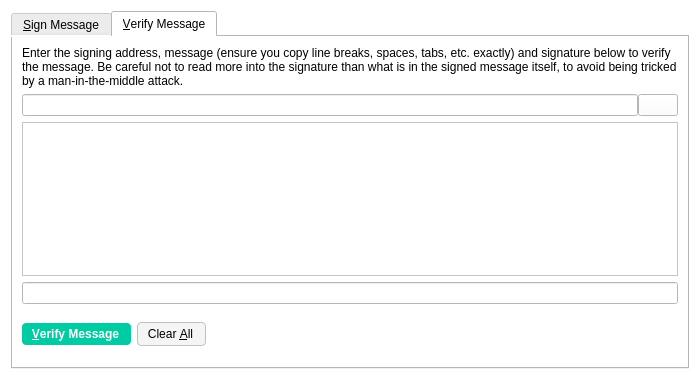
<?xml version="1.0" encoding="UTF-8"?>
<ui version="4.0">
 <class>SignVerifyMessageDialog</class>
 <widget class="QDialog" name="SignVerifyMessageDialog">
  <property name="geometry">
   <rect>
    <x>0</x>
    <y>0</y>
    <width>700</width>
    <height>380</height>
   </rect>
  </property>
  <property name="windowTitle">
   <string>Signatures - Sign / Verify a Message</string>
  </property>
  <property name="styleSheet">
   <string notr="true">background-color: rgb(255, 255, 255);</string>
  </property>
  <property name="modal">
   <bool>true</bool>
  </property>
  <layout class="QVBoxLayout" name="verticalLayout">
   <item>
    <widget class="QTabWidget" name="tabWidget">
     <property name="currentIndex">
      <number>1</number>
     </property>
     <widget class="QWidget" name="tabSignMessage">
      <attribute name="title">
       <string>&amp;Sign Message</string>
      </attribute>
      <layout class="QVBoxLayout" name="verticalLayout_SM">
       <item>
        <widget class="QLabel" name="infoLabel_SM">
         <property name="text">
          <string>You can sign messages with your addresses to prove you own them. Be careful not to sign anything vague, as phishing attacks may try to trick you into signing your identity over to them. Only sign fully-detailed statements you agree to.</string>
         </property>
         <property name="textFormat">
          <enum>Qt::PlainText</enum>
         </property>
         <property name="wordWrap">
          <bool>true</bool>
         </property>
        </widget>
       </item>
       <item>
        <layout class="QHBoxLayout" name="horizontalLayout_1_SM">
         <property name="spacing">
          <number>0</number>
         </property>
         <item>
          <widget class="QValidatedLineEdit" name="addressIn_SM">
           <property name="toolTip">
            <string>The address to sign the message with (e.g. Promise_Address_Here_QsAqFckyf9pRHN)</string>
           </property>
           <property name="maxLength">
            <number>34</number>
           </property>
          </widget>
         </item>
         <item>
          <widget class="QPushButton" name="addressBookButton_SM">
           <property name="toolTip">
            <string>Choose an address from the address book</string>
           </property>
           <property name="styleSheet">
            <string notr="true">border: 0;</string>
           </property>
           <property name="text">
            <string/>
           </property>
           <property name="icon">
            <iconset resource="../bitcoin.qrc">
             <normaloff>:/icons/address-book</normaloff>:/icons/address-book</iconset>
           </property>
           <property name="shortcut">
            <string>Alt+A</string>
           </property>
           <property name="autoDefault">
            <bool>false</bool>
           </property>
          </widget>
         </item>
         <item>
          <widget class="QPushButton" name="pasteButton_SM">
           <property name="toolTip">
            <string>Paste address from clipboard</string>
           </property>
           <property name="styleSheet">
            <string notr="true">border: 0;</string>
           </property>
           <property name="text">
            <string/>
           </property>
           <property name="icon">
            <iconset resource="../bitcoin.qrc">
             <normaloff>:/icons/editpaste</normaloff>:/icons/editpaste</iconset>
           </property>
           <property name="shortcut">
            <string>Alt+P</string>
           </property>
           <property name="autoDefault">
            <bool>false</bool>
           </property>
          </widget>
         </item>
        </layout>
       </item>
       <item>
        <widget class="QPlainTextEdit" name="messageIn_SM">
         <property name="toolTip">
          <string>Enter the message you want to sign here</string>
         </property>
        </widget>
       </item>
       <item>
        <layout class="QHBoxLayout" name="horizontalLayout_2_SM">
         <property name="spacing">
          <number>0</number>
         </property>
         <item>
          <widget class="QLineEdit" name="signatureOut_SM">
           <property name="font">
            <font>
             <italic>true</italic>
            </font>
           </property>
           <property name="readOnly">
            <bool>true</bool>
           </property>
          </widget>
         </item>
         <item>
          <widget class="QPushButton" name="copySignatureButton_SM">
           <property name="toolTip">
            <string>Copy the current signature to the system clipboard</string>
           </property>
           <property name="styleSheet">
            <string notr="true">border: 0;</string>
           </property>
           <property name="text">
            <string/>
           </property>
           <property name="icon">
            <iconset resource="../bitcoin.qrc">
             <normaloff>:/icons/editcopy</normaloff>:/icons/editcopy</iconset>
           </property>
           <property name="autoDefault">
            <bool>false</bool>
           </property>
          </widget>
         </item>
        </layout>
       </item>
       <item>
        <layout class="QHBoxLayout" name="horizontalLayout_3_SM">
         <item>
          <widget class="QPushButton" name="signMessageButton_SM">
           <property name="toolTip">
            <string>Sign the message to prove you own this Promise address</string>
           </property>
           <property name="styleSheet">
            <string notr="true">background-color: rgb(0, 204, 163);
color: rgb(255, 255, 255);
border-radius: 4px;
border-color:  rgb(0, 204, 163);
font-weight: 600;
padding: 4px;
padding-left: 10px;
padding-right: 12px;
icon-size: 0;</string>
           </property>
           <property name="text">
            <string>&amp;Sign Message</string>
           </property>
           <property name="icon">
            <iconset resource="../bitcoin.qrc">
             <normaloff>:/icons/edit</normaloff>:/icons/edit</iconset>
           </property>
           <property name="autoDefault">
            <bool>false</bool>
           </property>
          </widget>
         </item>
         <item>
          <widget class="QPushButton" name="clearButton_SM">
           <property name="toolTip">
            <string>Reset all sign message fields</string>
           </property>
           <property name="styleSheet">
            <string notr="true">background-color: rgb(245, 245, 245);
border-radius: 4px;
border: 1px solid #c4c1bd;
font-weight: 400;
padding: 4px;
padding-left: 10px;
padding-right: 12px;
icon-size: 0;</string>
           </property>
           <property name="text">
            <string>Clear &amp;All</string>
           </property>
           <property name="icon">
            <iconset resource="../bitcoin.qrc">
             <normaloff>:/icons/remove</normaloff>:/icons/remove</iconset>
           </property>
           <property name="autoDefault">
            <bool>false</bool>
           </property>
          </widget>
         </item>
         <item>
          <spacer name="horizontalSpacer_1_SM">
           <property name="orientation">
            <enum>Qt::Horizontal</enum>
           </property>
           <property name="sizeHint" stdset="0">
            <size>
             <width>40</width>
             <height>48</height>
            </size>
           </property>
          </spacer>
         </item>
         <item>
          <widget class="QLabel" name="statusLabel_SM">
           <property name="font">
            <font>
             <weight>75</weight>
             <bold>true</bold>
            </font>
           </property>
           <property name="text">
            <string/>
           </property>
           <property name="wordWrap">
            <bool>true</bool>
           </property>
          </widget>
         </item>
         <item>
          <spacer name="horizontalSpacer_2_SM">
           <property name="orientation">
            <enum>Qt::Horizontal</enum>
           </property>
           <property name="sizeHint" stdset="0">
            <size>
             <width>40</width>
             <height>48</height>
            </size>
           </property>
          </spacer>
         </item>
        </layout>
       </item>
      </layout>
     </widget>
     <widget class="QWidget" name="tabVerifyMessage">
      <attribute name="title">
       <string>&amp;Verify Message</string>
      </attribute>
      <layout class="QVBoxLayout" name="verticalLayout_VM">
       <item>
        <widget class="QLabel" name="infoLabel_VM">
         <property name="text">
          <string>Enter the signing address, message (ensure you copy line breaks, spaces, tabs, etc. exactly) and signature below to verify the message. Be careful not to read more into the signature than what is in the signed message itself, to avoid being tricked by a man-in-the-middle attack.</string>
         </property>
         <property name="textFormat">
          <enum>Qt::PlainText</enum>
         </property>
         <property name="alignment">
          <set>Qt::AlignLeading|Qt::AlignLeft|Qt::AlignTop</set>
         </property>
         <property name="wordWrap">
          <bool>true</bool>
         </property>
        </widget>
       </item>
       <item>
        <layout class="QHBoxLayout" name="horizontalLayout_1_VM">
         <property name="spacing">
          <number>0</number>
         </property>
         <item>
          <widget class="QValidatedLineEdit" name="addressIn_VM">
           <property name="toolTip">
            <string>The address the message was signed with (e.g. Promise_Address_Here_QsAqFckyf9pRHN)</string>
           </property>
           <property name="maxLength">
            <number>34</number>
           </property>
          </widget>
         </item>
         <item>
          <widget class="QPushButton" name="addressBookButton_VM">
           <property name="toolTip">
            <string>Choose an address from the address book</string>
           </property>
           <property name="text">
            <string/>
           </property>
           <property name="icon">
            <iconset resource="../bitcoin.qrc">
             <normaloff>:/icons/address-book</normaloff>:/icons/address-book</iconset>
           </property>
           <property name="shortcut">
            <string>Alt+A</string>
           </property>
           <property name="autoDefault">
            <bool>false</bool>
           </property>
          </widget>
         </item>
        </layout>
       </item>
       <item>
        <widget class="QPlainTextEdit" name="messageIn_VM"/>
       </item>
       <item>
        <widget class="QValidatedLineEdit" name="signatureIn_VM"/>
       </item>
       <item>
        <layout class="QHBoxLayout" name="horizontalLayout_2_VM">
         <item>
          <widget class="QPushButton" name="verifyMessageButton_VM">
           <property name="toolTip">
            <string>Verify the message to ensure it was signed with the specified Promise address</string>
           </property>
           <property name="styleSheet">
            <string notr="true">background-color: rgb(0, 204, 163);
color: rgb(255, 255, 255);
border-radius: 4px;
border-color:  rgb(0, 204, 163);
font-weight: 600;
padding: 4px;
padding-left: 10px;
padding-right: 12px;
icon-size: 0;</string>
           </property>
           <property name="text">
            <string>&amp;Verify Message</string>
           </property>
           <property name="icon">
            <iconset resource="../bitcoin.qrc">
             <normaloff>:/icons/transaction_0</normaloff>:/icons/transaction_0</iconset>
           </property>
           <property name="autoDefault">
            <bool>false</bool>
           </property>
          </widget>
         </item>
         <item>
          <widget class="QPushButton" name="clearButton_VM">
           <property name="toolTip">
            <string>Reset all verify message fields</string>
           </property>
           <property name="styleSheet">
            <string notr="true">background-color: rgb(245, 245, 245);
border-radius: 4px;
border: 1px solid #c4c1bd;
font-weight: 400;
padding: 4px;
padding-left: 10px;
padding-right: 12px;
icon-size: 0;</string>
           </property>
           <property name="text">
            <string>Clear &amp;All</string>
           </property>
           <property name="icon">
            <iconset resource="../bitcoin.qrc">
             <normaloff>:/icons/remove</normaloff>:/icons/remove</iconset>
           </property>
           <property name="autoDefault">
            <bool>false</bool>
           </property>
          </widget>
         </item>
         <item>
          <spacer name="horizontalSpacer_1_VM">
           <property name="orientation">
            <enum>Qt::Horizontal</enum>
           </property>
           <property name="sizeHint" stdset="0">
            <size>
             <width>40</width>
             <height>48</height>
            </size>
           </property>
          </spacer>
         </item>
         <item>
          <widget class="QLabel" name="statusLabel_VM">
           <property name="font">
            <font>
             <weight>75</weight>
             <bold>true</bold>
            </font>
           </property>
           <property name="text">
            <string/>
           </property>
           <property name="wordWrap">
            <bool>true</bool>
           </property>
          </widget>
         </item>
         <item>
          <spacer name="horizontalSpacer_2_VM">
           <property name="orientation">
            <enum>Qt::Horizontal</enum>
           </property>
           <property name="sizeHint" stdset="0">
            <size>
             <width>40</width>
             <height>48</height>
            </size>
           </property>
          </spacer>
         </item>
        </layout>
       </item>
      </layout>
     </widget>
    </widget>
   </item>
  </layout>
 </widget>
 <customwidgets>
  <customwidget>
   <class>QValidatedLineEdit</class>
   <extends>QLineEdit</extends>
   <header>qvalidatedlineedit.h</header>
  </customwidget>
 </customwidgets>
 <resources>
  <include location="../bitcoin.qrc"/>
 </resources>
 <connections/>
</ui>
